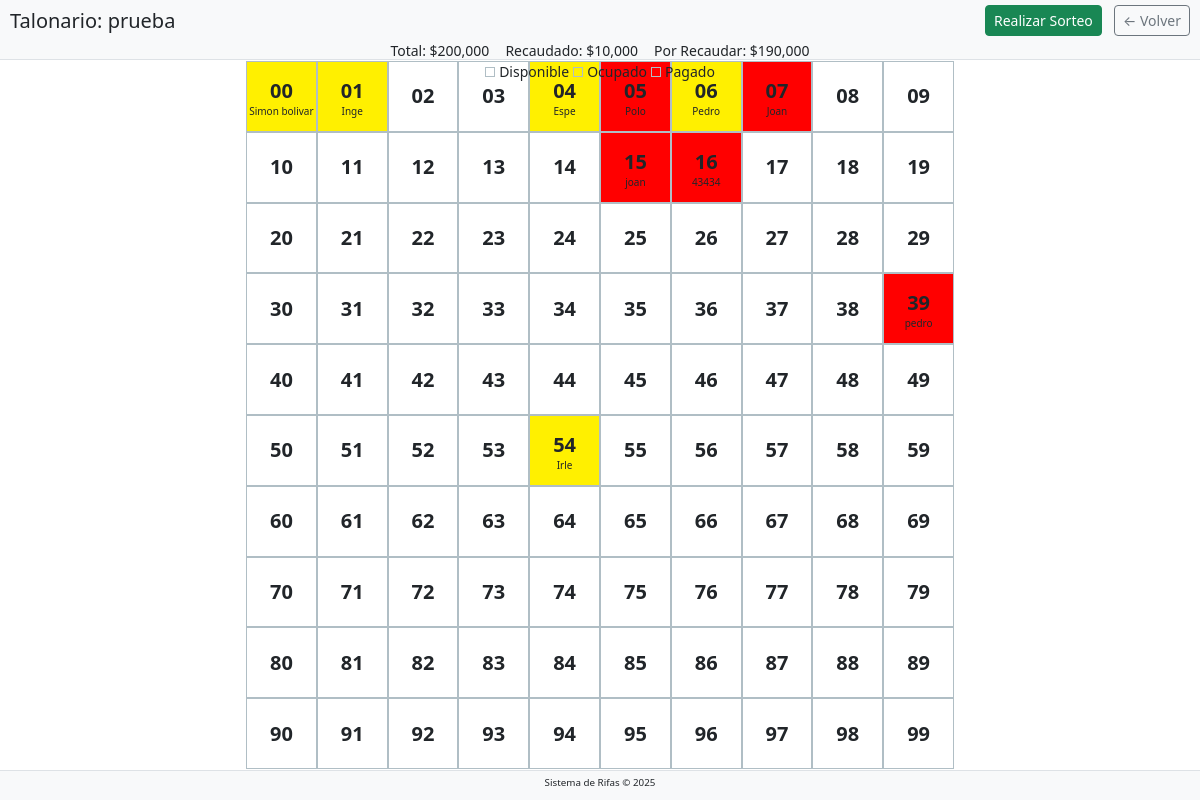
The page /talonario/1 on the database as committed earlier.
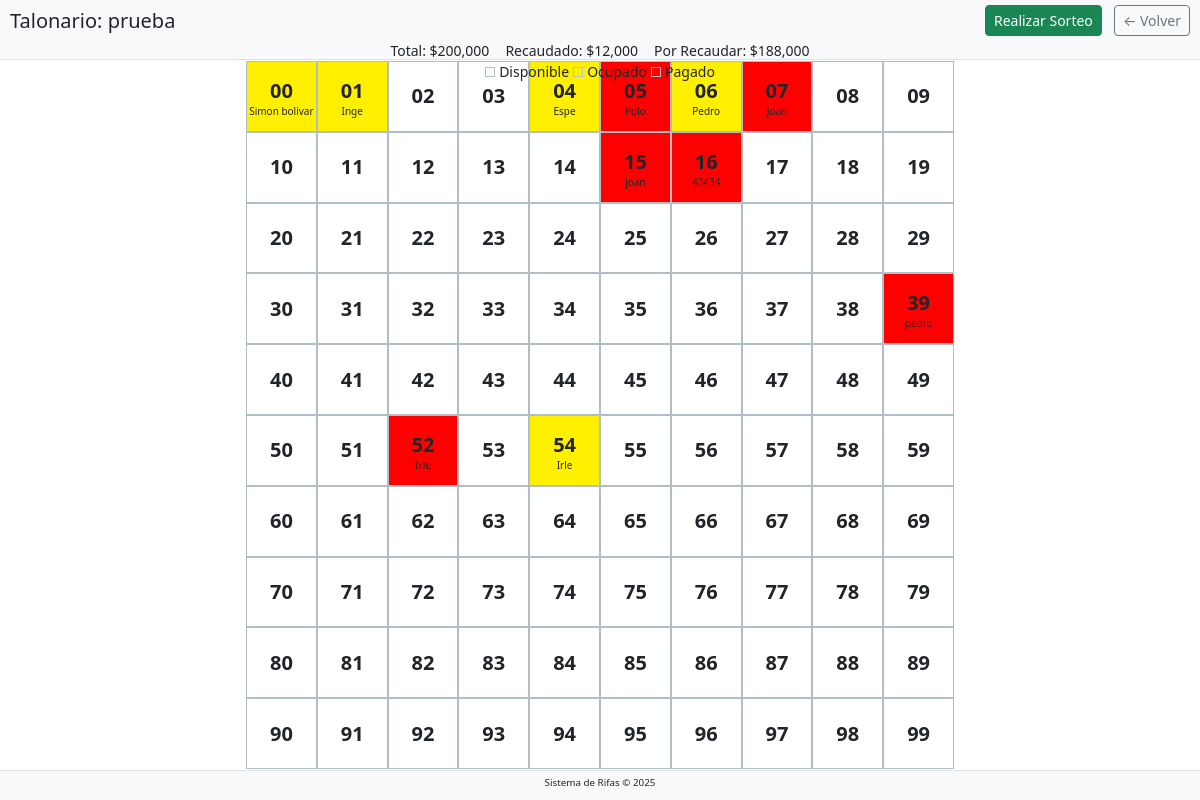
The same page on the database as committed later.
### app.py (models this page shows)
class Numero(db.Model):
    id = db.Column(db.Integer, primary_key=True)
    talonario_id = db.Column(db.Integer, db.ForeignKey('talonario.id'), nullable=False)
    numero = db.Column(db.Integer, nullable=False)
    estado = db.Column(db.String(20), default='disponible')
    nombre_persona = db.Column(db.String(100))

### app.py (the view)
@app.route('/talonario/<int:talonario_id>')
def ver_talonario(talonario_id):
    talonario = db.session.get(Talonario, talonario_id)
    if not talonario:
        return "Talonario no encontrado", 404
    stmt = select(Numero).where(Numero.talonario_id == talonario_id).order_by(Numero.numero)
    numeros = db.session.scalars(stmt).all()
    config = Configuracion.query.first()
    total_esperado = 100 * config.precio_boleta
    numeros_pagados = sum(1 for n in numeros if n.estado == 'pagado')
    recaudado = numeros_pagados * config.precio_boleta
    por_recaudar = total_esperado - recaudado
    return render_template('talonario.html',
                           talonario=talonario,
                           numeros=numeros,
                           now=datetime.now(),
                           config=config,
                           total_esperado=total_esperado,
                           recaudado=recaudado,
                           por_recaudar=por_recaudar)

### app.py (called while the page is built)
def format_currency(value):
    try:
        return "{:,.0f}".format(value)
    except:
        return str(value)

### templates/talonario.html (shortened to what this page needs)
{% extends "base.html" %}
{% block content %}
    <div class="header-section">
        <div class="d-flex justify-content-between align-items-center">
            <h1 class="h5 mb-0">Talonario: {{ talonario.nombre }}</h1>
            <div>
                <a href="{{ url_for('sorteo', talonario_id=talonario.id) }}" class="btn btn-success btn-sm me-2">
                    Realizar Sorteo
                </a>
                <a href="{{ url_for('index') }}" class="btn btn-outline-secondary btn-sm">
                    &larr; Volver
                </a>
            </div>
        </div>
        <div class="d-flex justify-content-center gap-3 mt-1">
            <div class="d-flex align-items-center">
                <span class="small">Total: ${{ total_esperado|currency }}</span>
            </div>
            <div class="d-flex align-items-center">
                <span class="small">Recaudado: ${{ recaudado|currency }}</span>
            </div>
            <div class="d-flex align-items-center">
                <span class="small">Por Recaudar: ${{ por_recaudar|currency }}</span>
            </div>
        </div>
        <div class="d-flex flex-wrap justify-content-center gap-1">
            <div class="d-flex align-items-center">
                <div class="leyenda-item disponible me-1"></div>
                <span class="small">Disponible</span>
            </div>
            <div class="d-flex align-items-center">
                <div class="leyenda-item ocupado me-1"></div>
                <span class="small">Ocupado</span>
            </div>
            <div class="d-flex align-items-center">
                <div class="leyenda-item pagado me-1"></div>
                <span class="small">Pagado</span>
            </div>
        </div>
    </div>
    <div class="content-section">
        <div class="grid-container">
            {% for numero in numeros %}
                <div class="numero-celda {{ numero.estado }}"
                     onclick="abrirModal({{ numero.id }}, '{{ numero.estado }}')">
                    <strong>{{ "%02d" % numero.numero }}</strong>
                    {% if numero.nombre_persona %}
                        <div class="nombre-persona">{{ numero.nombre_persona }}</div>
                    {% endif %}
                </div>
            {% endfor %}
        </div>
    </div>
    <div class="footer-section">
        <small>Sistema de Rifas &copy; {{ now.year }}</small>
    </div>
{% endblock %}

Rows that differ between the two databases and show on the page:
changed Numero (number 53 of 100 on the later page): estado "disponible" → "pagado" (drawn); nombre_persona (not shown) → "Irle"
Other text that changed with them:
{{ recaudado|currency }}: "10,000" → "12,000"
{{ por_recaudar|currency }}: "190,000" → "188,000"
